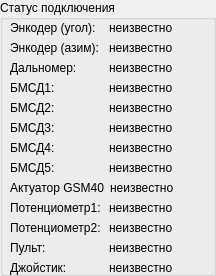
   <widget class="QGroupBox" name="groupBox_5">
    <property name="geometry">
     <rect>
      <x>805</x>
      <y>300</y>
      <width>216</width>
      <height>276</height>
     </rect>
    </property>
    <property name="title">
     <string>Статус подключения</string>
    </property>
    <widget class="QWidget" name="layoutWidget_11">
     <property name="geometry">
      <rect>
       <x>10</x>
       <y>40</y>
       <width>191</width>
       <height>16</height>
      </rect>
     </property>
     <layout class="QHBoxLayout" name="horizontalLayout_11">
      <item>
       <widget class="QLabel" name="label_26">
        <property name="text">
         <string>Энкодер (азим):</string>
        </property>
       </widget>
      </item>
      <item>
       <widget class="QLabel" name="lblStatusEncAzim">
        <property name="text">
         <string>неизвестно</string>
        </property>
       </widget>
      </item>
     </layout>
    </widget>
    <widget class="QWidget" name="layoutWidget_71">
     <property name="geometry">
      <rect>
       <x>10</x>
       <y>20</y>
       <width>191</width>
       <height>16</height>
      </rect>
     </property>
     <layout class="QHBoxLayout" name="horizontalLayout_10">
      <item>
       <widget class="QLabel" name="label_25">
        <property name="text">
         <string>Энкодер (угол):</string>
        </property>
       </widget>
      </item>
      <item>
       <widget class="QLabel" name="lblStatusEncUgol">
        <property name="text">
         <string>неизвестно</string>
        </property>
       </widget>
      </item>
     </layout>
    </widget>
    <widget class="QWidget" name="layoutWidget_13">
     <property name="geometry">
      <rect>
       <x>10</x>
       <y>60</y>
       <width>191</width>
       <height>16</height>
      </rect>
     </property>
     <layout class="QHBoxLayout" name="horizontalLayout_16">
      <item>
       <widget class="QLabel" name="label_32">
        <property name="text">
         <string>Дальномер:</string>
        </property>
       </widget>
      </item>
      <item>
       <widget class="QLabel" name="lblStatusDalnomer">
        <property name="text">
         <string>неизвестно</string>
        </property>
       </widget>
      </item>
     </layout>
    </widget>
    <widget class="QWidget" name="layoutWidget_14">
     <property name="geometry">
      <rect>
       <x>10</x>
       <y>80</y>
       <width>191</width>
       <height>16</height>
      </rect>
     </property>
     <layout class="QHBoxLayout" name="horizontalLayout_18">
      <item>
       <widget class="QLabel" name="label_39">
        <property name="text">
         <string>БМСД1:</string>
        </property>
       </widget>
      </item>
      <item>
       <widget class="QLabel" name="lblStatusBmsd1">
        <property name="text">
         <string>неизвестно</string>
        </property>
       </widget>
      </item>
     </layout>
    </widget>
    <widget class="QWidget" name="layoutWidget_15">
     <property name="geometry">
      <rect>
       <x>10</x>
       <y>100</y>
       <width>191</width>
       <height>16</height>
      </rect>
     </property>
     <layout class="QHBoxLayout" name="horizontalLayout_19">
      <item>
       <widget class="QLabel" name="label_40">
        <property name="text">
         <string>БМСД2:</string>
        </property>
       </widget>
      </item>
      <item>
       <widget class="QLabel" name="lblStatusBmsd2">
        <property name="text">
         <string>неизвестно</string>
        </property>
       </widget>
      </item>
     </layout>
    </widget>
    <widget class="QWidget" name="layoutWidget_17">
     <property name="geometry">
      <rect>
       <x>10</x>
       <y>120</y>
       <width>191</width>
       <height>16</height>
      </rect>
     </property>
     <layout class="QHBoxLayout" name="horizontalLayout_20">
      <item>
       <widget class="QLabel" name="label_41">
        <property name="text">
         <string>БМСД3:</string>
        </property>
       </widget>
      </item>
      <item>
       <widget class="QLabel" name="lblStatusBmsd3">
        <property name="text">
         <string>неизвестно</string>
        </property>
       </widget>
      </item>
     </layout>
    </widget>
    <widget class="QWidget" name="layoutWidget_18">
     <property name="geometry">
      <rect>
       <x>10</x>
       <y>140</y>
       <width>191</width>
       <height>16</height>
      </rect>
     </property>
     <layout class="QHBoxLayout" name="horizontalLayout_21">
      <item>
       <widget class="QLabel" name="label_42">
        <property name="text">
         <string>БМСД4:</string>
        </property>
       </widget>
      </item>
      <item>
       <widget class="QLabel" name="lblStatusBmsd4">
        <property name="text">
         <string>неизвестно</string>
        </property>
       </widget>
      </item>
     </layout>
    </widget>
    <widget class="QWidget" name="layoutWidget_19">
     <property name="geometry">
      <rect>
       <x>10</x>
       <y>160</y>
       <width>191</width>
       <height>16</height>
      </rect>
     </property>
     <layout class="QHBoxLayout" name="horizontalLayout_22">
      <item>
       <widget class="QLabel" name="label_43">
        <property name="text">
         <string>БМСД5:</string>
        </property>
       </widget>
      </item>
      <item>
       <widget class="QLabel" name="lblStatusBmsd5">
        <property name="text">
         <string>неизвестно</string>
        </property>
       </widget>
      </item>
     </layout>
    </widget>
    <widget class="QWidget" name="layoutWidget_20">
     <property name="geometry">
      <rect>
       <x>10</x>
       <y>200</y>
       <width>191</width>
       <height>16</height>
      </rect>
     </property>
     <layout class="QHBoxLayout" name="horizontalLayout_23">
      <item>
       <widget class="QLabel" name="label_44">
        <property name="text">
         <string>Потенциометр1:</string>
        </property>
       </widget>
      </item>
      <item>
       <widget class="QLabel" name="lblStatusPotenciometr1">
        <property name="text">
         <string>неизвестно</string>
        </property>
       </widget>
      </item>
     </layout>
    </widget>
    <widget class="QWidget" name="layoutWidget_21">
     <property name="geometry">
      <rect>
       <x>10</x>
       <y>220</y>
       <width>191</width>
       <height>16</height>
      </rect>
     </property>
     <layout class="QHBoxLayout" name="horizontalLayout_24">
      <item>
       <widget class="QLabel" name="label_45">
        <property name="text">
         <string>Потенциометр2:</string>
        </property>
       </widget>
      </item>
      <item>
       <widget class="QLabel" name="lblStatusPotenciometr2">
        <property name="text">
         <string>неизвестно</string>
        </property>
       </widget>
      </item>
     </layout>
    </widget>
    <widget class="QWidget" name="layoutWidget_23">
     <property name="geometry">
      <rect>
       <x>10</x>
       <y>240</y>
       <width>191</width>
       <height>16</height>
      </rect>
     </property>
     <layout class="QHBoxLayout" name="horizontalLayout_48">
      <item>
       <widget class="QLabel" name="label_64">
        <property name="text">
         <string>Пульт:</string>
        </property>
       </widget>
      </item>
      <item>
       <widget class="QLabel" name="lblStatusPult">
        <property name="text">
         <string>неизвестно</string>
        </property>
       </widget>
      </item>
     </layout>
    </widget>
    <widget class="QWidget" name="layoutWidget_28">
     <property name="geometry">
      <rect>
       <x>10</x>
       <y>260</y>
       <width>191</width>
       <height>16</height>
      </rect>
     </property>
     <layout class="QHBoxLayout" name="horizontalLayout_49">
      <item>
       <widget class="QLabel" name="label_87">
        <property name="text">
         <string>Джойстик:</string>
        </property>
       </widget>
      </item>
      <item>
       <widget class="QLabel" name="lblStatusJoystick">
        <property name="text">
         <string>неизвестно</string>
        </property>
       </widget>
      </item>
     </layout>
    </widget>
    <widget class="QWidget" name="layoutWidget_43">
     <property name="geometry">
      <rect>
       <x>10</x>
       <y>180</y>
       <width>191</width>
       <height>16</height>
      </rect>
     </property>
     <layout class="QHBoxLayout" name="horizontalLayout_54">
      <item>
       <widget class="QLabel" name="label_100">
        <property name="text">
         <string>Актуатор GSM40</string>
        </property>
       </widget>
      </item>
      <item>
       <widget class="QLabel" name="lblStatusBmsd6">
        <property name="text">
         <string>неизвестно</string>
        </property>
       </widget>
      </item>
     </layout>
    </widget>
   </widget>
